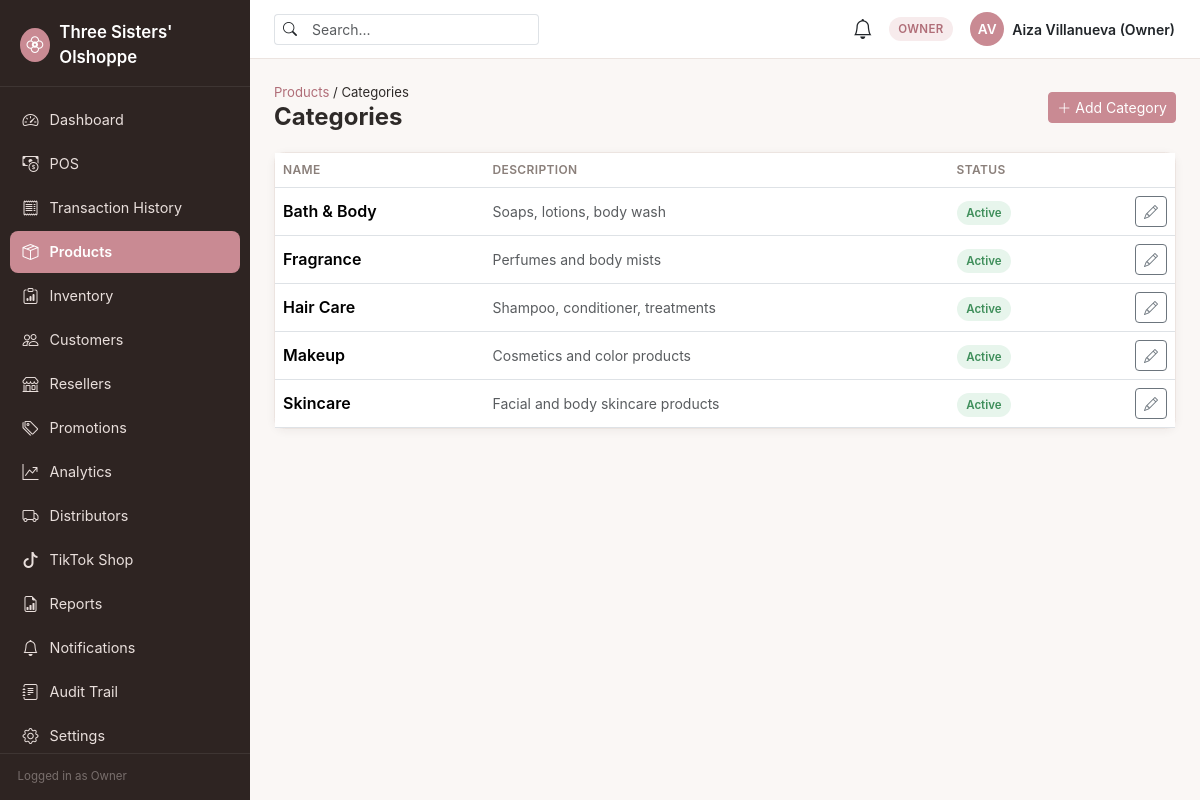
/products/categories.php (signed in), run on the app's committed database.
### tables this page shows
CREATE TABLE categories (
    id              INT UNSIGNED AUTO_INCREMENT PRIMARY KEY,
    name            VARCHAR(100) NOT NULL UNIQUE,
    description     VARCHAR(255) NULL,
    status          ENUM('active','inactive') NOT NULL DEFAULT 'active',
    created_at      TIMESTAMP NOT NULL DEFAULT CURRENT_TIMESTAMP,
    updated_at      TIMESTAMP NOT NULL DEFAULT CURRENT_TIMESTAMP ON UPDATE CURRENT_TIMESTAMP
);

### config/database.php (called while the page is built, shortened)
<?php
function db(): PDO
{
    static $pdo = null;
    $host = getenv('DB_HOST') ?: '127.0.0.1';
    $port = getenv('DB_PORT') ?: '3306';
    $name = getenv('DB_NAME') ?: 'three_sisters';
    $user = getenv('DB_USER') ?: 'root';
    $pass = getenv('DB_PASS') ?: '';
    $charset = 'utf8mb4';
    $dsn = "mysql:host={$host};port={$port};dbname={$name};charset={$charset}";
    $options = [
        PDO::ATTR_ERRMODE            => PDO::ERRMODE_EXCEPTION,
        PDO::ATTR_DEFAULT_FETCH_MODE => PDO::FETCH_ASSOC,
        PDO::ATTR_EMULATE_PREPARES   => false,
    ];
    try {
        $pdo = new PDO($dsn, $user, $pass, $options);
    } catch (PDOException $e) {
        error_log('[DB CONNECTION ERROR] ' . $e->getMessage());
        http_response_code(500);
        die('A system error occurred. Please try again later or contact the administrator.');
    }
    return $pdo;
}

### core/CategoryService.php (called while the page is built, shortened)
<?php
final class CategoryService
{
    public static function all(bool $activeOnly = false): array
    {
        $sql = 'SELECT * FROM categories';
        $sql .= ' ORDER BY name ASC';
        return db()->query($sql)->fetchAll();
    }
}

### products/categories.php (the view, shortened to what this page needs)
<?php
$categories = CategoryService::all();
require __DIR__ . '/../components/header.php';
?>
<div class="page-header d-flex justify-content-between align-items-center flex-wrap gap-2">
    <div>
        <nav class="breadcrumb"><a href="<?= BASE_URL ?>/products/index.php" class="text-decoration-none">Products</a>&nbsp;/&nbsp;Categories</nav>
        <h1 class="page-title h4 mb-0">Categories</h1>
    </div>
    <button class="btn btn-primary btn-sm" data-bs-toggle="modal" data-bs-target="#categoryModal" onclick="openCategoryModal()"><i class="bi bi-plus-lg me-1"></i>Add Category</button>
</div>
<div class="ts-card">
    <?php if (!$categories): ?>
        <div class="empty-state"><i class="bi bi-tags"></i><p class="mb-0">No categories yet. Add your first one.</p></div>
    <?php else: ?>
        <div class="table-responsive">
            <table class="table align-middle mb-0">
                <thead><tr><th>Name</th><th>Description</th><th>Status</th><th></th></tr></thead>
                <tbody>
                <?php foreach ($categories as $c): ?>
                    <tr>
                        <td class="fw-semibold"><?= htmlspecialchars($c['name']) ?></td>
                        <td class="text-muted small"><?= htmlspecialchars($c['description'] ?? '—') ?></td>
                        <td><span class="badge-status <?= $c['status'] === 'active' ? 'badge-success' : 'badge-neutral' ?>"><?= ucfirst($c['status']) ?></span></td>
                        <td class="text-end">
                            <button class="btn btn-sm btn-outline-secondary"
                                    onclick='openCategoryModal(<?= json_encode($c, JSON_HEX_APOS | JSON_HEX_QUOT) ?>)'
                                    data-bs-toggle="modal" data-bs-target="#categoryModal">
                                <i class="bi bi-pencil"></i>
                            </button>
                        </td>
                    </tr>
                <?php endforeach; ?>
                </tbody>
            </table>
        </div>
    <?php endif; ?>
</div>
<?php require __DIR__ . '/../components/footer.php'; ?>

### assets/css/style.css (style rules this page uses)
:root { --ts-font-heading: 'Poppins', -apple-system, 'Segoe UI', Roboto, 'Helvetica Neue', Arial, sans-serif; --ts-font-body: 'Inter', -apple-system, 'Segoe UI', Roboto, 'Helvetica Neue', Arial, sans-serif; --ts-bg: #FAF7F5; --ts-surface: #FFFFFF; --ts-text: #2E2A28; --ts-text-muted: #8A7F7A; --ts-border: #ECE4E0; --ts-accent: #C98A93; --ts-accent-dark: #B06E78; --ts-accent-tint: #F7EBEC; --ts-sidebar-bg: #2E2422; --ts-sidebar-text: #E9DFDC; --ts-sidebar-active: #C98A93; --ts-success: #3E8E5A; --ts-success-bg: #E7F5EC; --ts-warning: #B98A2E; --ts-warning-bg: #FBF1DF; --ts-danger: #C0473F; --ts-danger-bg: #FBEAE8; --ts-info: #3E7CB1; --ts-info-bg: #E8F1FA; --ts-radius: 0.65rem; --ts-shadow: 0 2px 10px rgba(46, 34, 28, 0.06); --ts-shadow-lg: 0 8px 28px rgba(46, 34, 28, 0.10); --bs-body-font-family: var(--ts-font-body); }
body { background-color: var(--ts-bg); color: var(--ts-text); font-family: var(--ts-font-body); }
h1, h2, h3, h4, h5, h6, .brand-font { font-family: var(--ts-font-heading); color: var(--ts-text); }
a { color: var(--ts-accent-dark); }
.btn-primary { background-color: var(--ts-accent); border-color: var(--ts-accent); color: #fff; }
.page-header { margin-bottom: 1.25rem; }
.page-header .page-title { font-weight: 700; margin-bottom: 0.15rem; }
.page-header .breadcrumb { font-size: 0.82rem; margin-bottom: 0; }
.card, .ts-card { background: var(--ts-surface); border: 1px solid var(--ts-border); border-radius: var(--ts-radius); box-shadow: var(--ts-shadow); }
.badge-status { font-weight: 600; font-size: 0.72rem; padding: 0.32rem 0.6rem; border-radius: 999px; }
.badge-success { background: var(--ts-success-bg); color: var(--ts-success); }
.table thead th { font-size: 0.75rem; text-transform: uppercase; letter-spacing: 0.03em; color: var(--ts-text-muted); border-bottom-width: 1px; font-weight: 600; }
.table td { vertical-align: middle; }

### data on the page
categories: name "Bath & Body", description "Soaps, lotions, body wash", status "Active"
categories: name "Fragrance", description "Perfumes and body mists", status "Active"
categories: name "Hair Care", description "Shampoo, conditioner, treatments", status "Active"
categories: name "Makeup", description "Cosmetics and color products", status "Active"
categories: name "Skincare", description "Facial and body skincare products", status "Active"

### other printed values
APP_NAME "Three Sisters' Olshoppe"
$item['label'] "Dashboard"
$item['label'] "POS"
$item['label'] "Transaction History"
$item['label'] "Products"
$item['label'] "Inventory"
$item['label'] "Customers"
$item['label'] "Resellers"
$item['label'] "Promotions"
$item['label'] "Analytics"
$item['label'] "Distributors"
$item['label'] "TikTok Shop"
$item['label'] "Reports"
$item['label'] "Notifications"
$item['label'] "Audit Trail"
